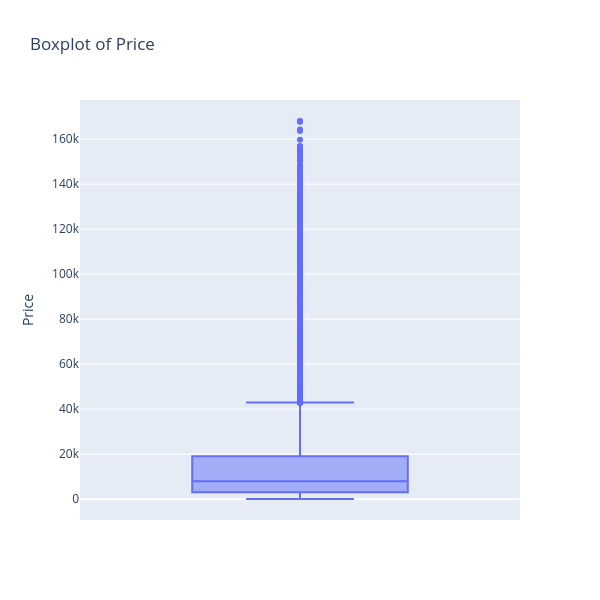

This figure's notebook cell:
### Code cell
# 3. Р”Р»СЏ РїРѕР»СЏ Price РїРѕСЃС‚СЂРѕР№С‚Рµ boxplot СЃ РїРѕРјРѕС‰СЊСЋ Р±РёР±Р»РёРѕС‚РµРєРё Plotly Express.
# Р Р°СЃС‡РёС‚Р°Р№С‚Рµ СЃСЂРµРґРЅРµРµ Р·РЅР°С‡РµРЅРёРµ, РјРѕРґСѓ, РґРёСЃРїРµСЂСЃРёСЋ Рё СЃС‚Р°РЅРґР°СЂС‚РЅРѕРµ РѕС‚РєР»РѕРЅРµРЅРёРµ.
import plotly.express as px
fig = px.box(df_cars, y='Price', title='Boxplot of Price', width=600, height=600)

fig.show()

### Figure 1 — Plotly figure (JSON) as saved in the notebook; plotly's stock layout.template omitted (floating-point values rounded to 4 significant figures; data arrays with more than 128 entries replaced by an {"elided": "..."} marker saying what was removed)
{"data": [{"alignmentgroup": "True", "hovertemplate": "Price=%{y}<extra></extra>", "legendgroup": "", "marker": {"color": "#636efa"}, "name": "", "notched": false, "offsetgroup": "", "orientation": "v", "showlegend": false, "type": "box", "x0": " ", "xaxis": "x", "y": {"elided": "50000 int values"}, "y0": " ", "yaxis": "y"}], "layout": {"boxmode": "group", "height": 600, "legend": {"tracegroupgap": 0}, "title": {"text": "Boxplot of Price"}, "width": 600, "xaxis": {"anchor": "y", "domain": [0, 1]}, "yaxis": {"anchor": "x", "domain": [0, 1], "title": {"text": "Price"}}}}
